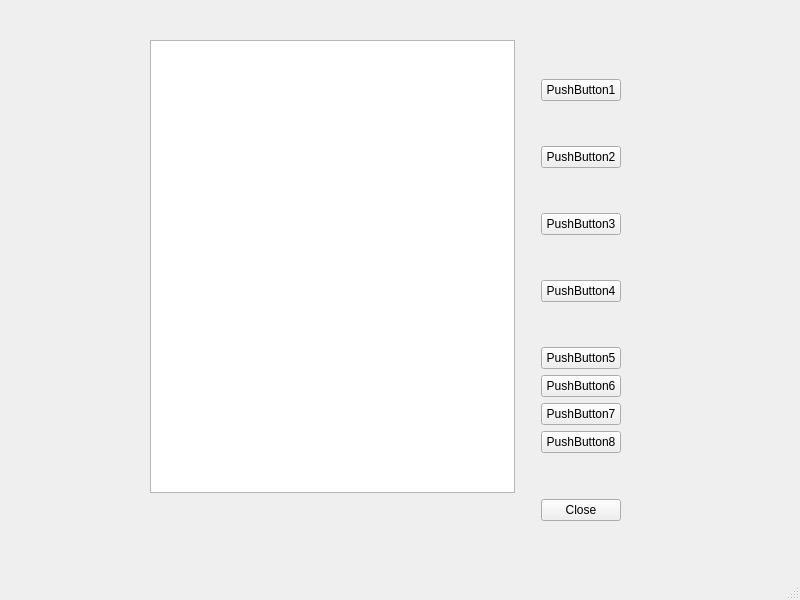
<?xml version="1.0" encoding="UTF-8"?>
<ui version="4.0">
 <class>MainWindow</class>
 <widget class="QMainWindow" name="MainWindow">
  <property name="geometry">
   <rect>
    <x>0</x>
    <y>0</y>
    <width>800</width>
    <height>600</height>
   </rect>
  </property>
  <property name="windowTitle">
   <string>MainWindow</string>
  </property>
  <widget class="QWidget" name="centralwidget">
   <widget class="QWidget" name="gridLayoutWidget">
    <property name="geometry">
     <rect>
      <x>130</x>
      <y>20</y>
      <width>491</width>
      <height>501</height>
     </rect>
    </property>
    <layout class="QGridLayout" name="gridLayout">
     <item row="2" column="4">
      <layout class="QVBoxLayout" name="verticalLayout">
       <item>
        <widget class="QPushButton" name="pushButton_9">
         <property name="text">
          <string>Close</string>
         </property>
        </widget>
       </item>
      </layout>
     </item>
     <item row="2" column="2">
      <spacer name="horizontalSpacer">
       <property name="orientation">
        <enum>Qt::Horizontal</enum>
       </property>
       <property name="sizeHint" stdset="0">
        <size>
         <width>40</width>
         <height>20</height>
        </size>
       </property>
      </spacer>
     </item>
     <item row="1" column="3">
      <spacer name="verticalSpacer">
       <property name="orientation">
        <enum>Qt::Vertical</enum>
       </property>
       <property name="sizeHint" stdset="0">
        <size>
         <width>20</width>
         <height>40</height>
        </size>
       </property>
      </spacer>
     </item>
     <item row="1" column="2">
      <widget class="QListWidget" name="listWidget"/>
     </item>
     <item row="1" column="4">
      <layout class="QVBoxLayout" name="verticalLayout_2">
       <item>
        <widget class="QPushButton" name="pushButton_4">
         <property name="text">
          <string>PushButton1</string>
         </property>
        </widget>
       </item>
       <item>
        <widget class="QPushButton" name="pushButton_3">
         <property name="text">
          <string>PushButton2</string>
         </property>
        </widget>
       </item>
       <item>
        <widget class="QPushButton" name="pushButton">
         <property name="text">
          <string>PushButton3</string>
         </property>
        </widget>
       </item>
       <item>
        <widget class="QPushButton" name="pushButton_2">
         <property name="text">
          <string>PushButton4</string>
         </property>
        </widget>
       </item>
       <item>
        <layout class="QVBoxLayout" name="verticalLayout_3">
         <item>
          <widget class="QPushButton" name="pushButton_6">
           <property name="text">
            <string>PushButton5</string>
           </property>
          </widget>
         </item>
         <item>
          <widget class="QPushButton" name="pushButton_8">
           <property name="text">
            <string>PushButton6</string>
           </property>
          </widget>
         </item>
         <item>
          <widget class="QPushButton" name="pushButton_7">
           <property name="text">
            <string>PushButton7</string>
           </property>
          </widget>
         </item>
         <item>
          <widget class="QPushButton" name="pushButton_5">
           <property name="text">
            <string>PushButton8</string>
           </property>
          </widget>
         </item>
        </layout>
       </item>
      </layout>
     </item>
     <item row="0" column="2">
      <spacer name="horizontalSpacer_2">
       <property name="orientation">
        <enum>Qt::Horizontal</enum>
       </property>
       <property name="sizeHint" stdset="0">
        <size>
         <width>40</width>
         <height>20</height>
        </size>
       </property>
      </spacer>
     </item>
     <item row="1" column="0">
      <spacer name="verticalSpacer_2">
       <property name="orientation">
        <enum>Qt::Vertical</enum>
       </property>
       <property name="sizeHint" stdset="0">
        <size>
         <width>20</width>
         <height>40</height>
        </size>
       </property>
      </spacer>
     </item>
    </layout>
   </widget>
  </widget>
  <widget class="QMenuBar" name="menubar">
   <property name="geometry">
    <rect>
     <x>0</x>
     <y>0</y>
     <width>800</width>
     <height>21</height>
    </rect>
   </property>
  </widget>
  <widget class="QStatusBar" name="statusbar"/>
 </widget>
 <resources/>
 <connections/>
</ui>
